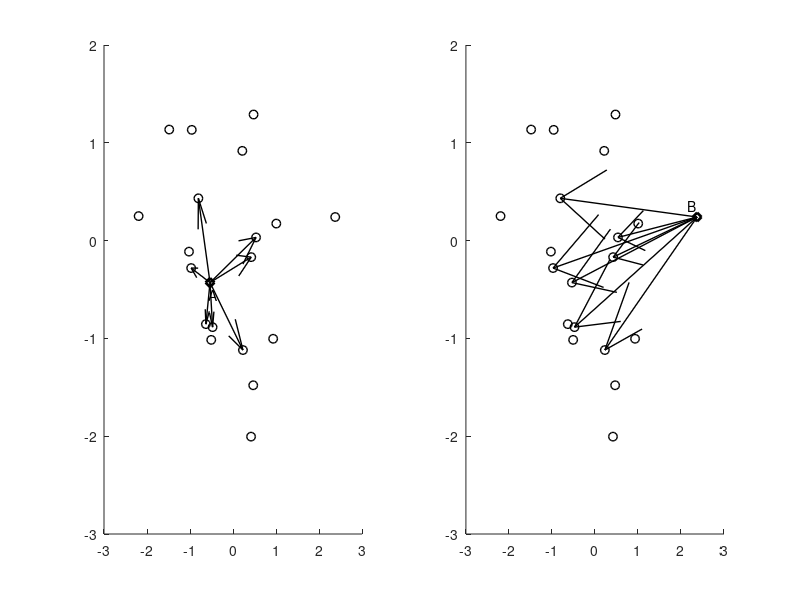

The MATLAB source for this figure:
n = 20;
neighbourhood_size = 7;

normalMarkerSize = 40; % 36 default
specialMarkerSize = 40; % 70 taken

Data = normrnd(0,1, n,2);

SpatialDepth = zeros(n,1);
for i=1:n
    point = Data(i,:);
    Datatemp = Data;
    Datatemp(i,:) = [];
    
    t1 = ( ones(size(Datatemp,1), 1) * point ) - Datatemp;
    t2 = sqrt(sum(t1.^2, 2));
    SpatialDistr = mean( t1 ./ (t2 * ones(1,2)) );
    SpatialDepth(i) = 1 - sqrt(sum(SpatialDistr.^2));
end

[~,I] = sort(SpatialDepth, 'descend');
highestDepthPoint = Data(I(1),:);
highestDepthPointNeighbours = Data(I(2:(neighbourhood_size+1)),:);
lowestDepthPoint = Data(I(n),:);
lowestDepthPointNeighbours = Data(I(1:neighbourhood_size),:);

figure

subplot(1,2,1)

MarkerSize = normalMarkerSize * ones(n-1,1);
ScatterColor = ones(n-1,1) * [0 0 0];
% ScatterColor(I(1),:) = [0 0 0];
% MarkerSize(I(1),:) = specialMarkerSize;
scatter(Data(I(1),1),Data(I(1),2), specialMarkerSize, 'k', 'd', 'LineWidth',2)
hold on
Data_1 = Data;
Data_1(I(1),:) = [];
scatter(Data_1(:,1),Data_1(:,2), MarkerSize, ScatterColor, 'LineWidth',1)
hold on
for i=1:size(highestDepthPointNeighbours,1)
    head = highestDepthPointNeighbours(i,:);
    tail = highestDepthPoint;
    body = head - tail;
    quiver(tail(1),tail(2), body(1),body(2), 0, 'k', 'LineWidth',1)
end
text(Data(I(1),1)+0.07,Data(I(1),2)-0.12, 'A', 'HorizontalAlignment', 'center')
hold off

subplot(1,2,2)

MarkerSize = normalMarkerSize * ones(n-1,1);
ScatterColor = ones(n-1,1) * [0 0 0];
%ScatterColor(I(n),:) = [0 0 0];
%MarkerSize(I(n),:) = specialMarkerSize;
scatter(Data(I(n),1),Data(I(n),2), specialMarkerSize, 'k', 'd', 'LineWidth',2)
hold on
Data_2 = Data;
Data_2(I(n),:) = [];
scatter(Data_2(:,1),Data_2(:,2), MarkerSize, ScatterColor, 'LineWidth',1)
%hold on
for i=1:size(lowestDepthPointNeighbours,1)
    head = lowestDepthPointNeighbours(i,:);
    tail = lowestDepthPoint;
    body = head - tail;
    quiver(tail(1),tail(2), body(1),body(2), 0, 'k', 'LineWidth',1)
end
text(Data(I(n),1)-0.12,Data(I(n),2)+0.12, 'B', 'HorizontalAlignment', 'center')
hold off

% 
% p1 = [2 3];                         % First Point
% p2 = [9 8];                         % Second Point
% dp = p2-p1;                         % Difference
% 
% figure(1)
% quiver(p1(1),p1(2),dp(1),dp(2),0)
% grid
% axis([0  10    0  10])
% text(p1(1),p1(2), sprintf('(%.0f,%.0f)',p1))
% text(p2(1),p2(2), sprintf('(%.0f,%.0f)',p2))
